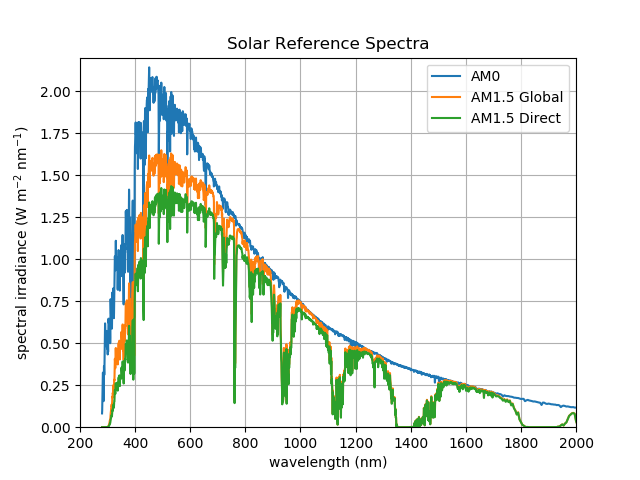

This figure's Python source:
import matplotlib.pyplot as plt
from photovoltaic import *

print('reading spectrum')
wavelength, AM0, AM15G, AM15D = common.solar_spectra()

#spectral irradiance vs wavelength

plt.figure('plot_solar_reference_spectra')
plt.plot(wavelength,AM0, label="AM0")
plt.plot(wavelength,AM15G, label="AM1.5 Global")
plt.plot(wavelength, AM15D, label="AM1.5 Direct")
plt.legend(loc='upper right')
plt.ylim(0, 2.2)
plt.xlim(200, 2000)
plt.grid(True)
plt.xlabel('wavelength (nm)')       #  add axis labels and plot title
plt.ylabel('spectral irradiance (W m$^{-2}$ nm$^{-1}$)')
plt.title('Solar Reference Spectra')
plt.savefig('plot_solar_reference_spectra.png')

plt.show()
